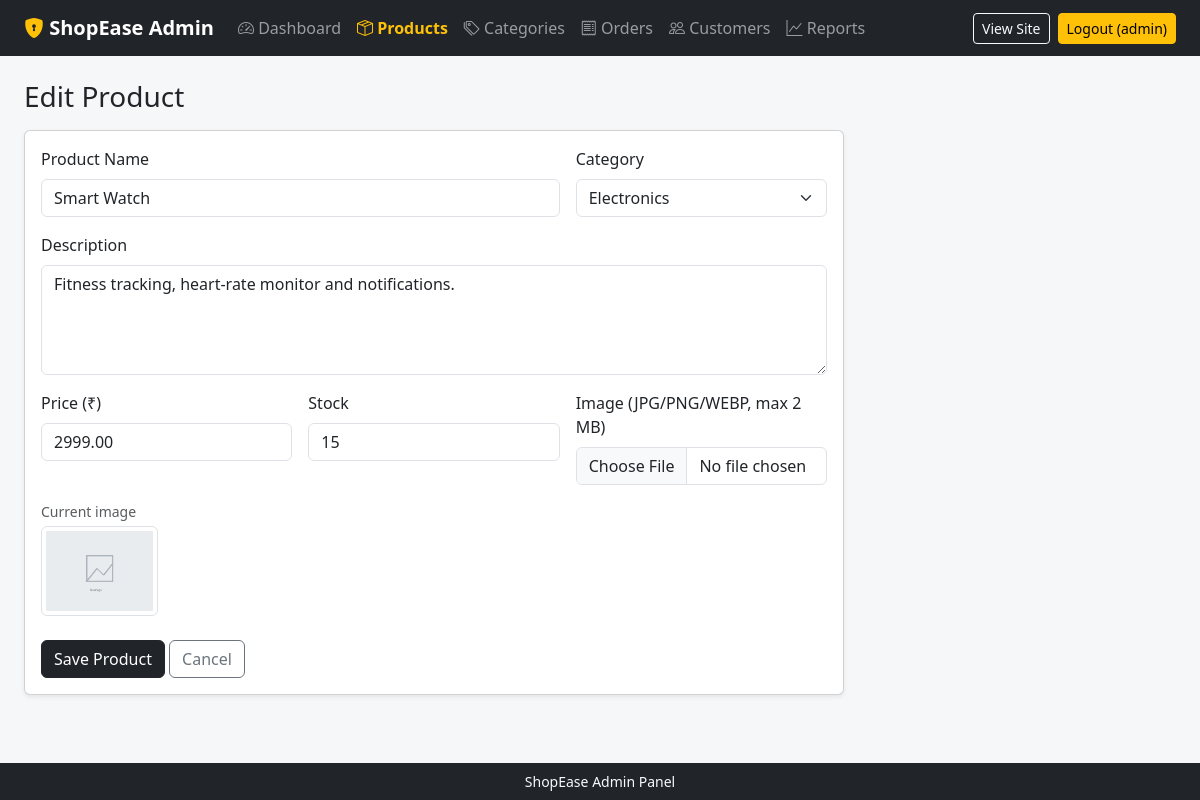
/admin/product_form.php?id=2 (signed in), run on the app's committed database.
### tables this page shows
CREATE TABLE products (
  product_id INT AUTO_INCREMENT PRIMARY KEY,
  category_id INT NOT NULL,
  product_name VARCHAR(150) NOT NULL,
  description TEXT,
  price DECIMAL(10,2) NOT NULL,
  stock INT NOT NULL DEFAULT 0,
  image VARCHAR(255) DEFAULT 'no-image.png',
  created_at TIMESTAMP DEFAULT CURRENT_TIMESTAMP,
  FOREIGN KEY (category_id) REFERENCES categories(category_id) ON DELETE CASCADE
);

CREATE TABLE categories (
  category_id INT AUTO_INCREMENT PRIMARY KEY,
  category_name VARCHAR(80) NOT NULL UNIQUE,
  description VARCHAR(255)
);

### includes/functions.php (called while the page is built, shortened)
<?php
function e($s) { return htmlspecialchars((string)$s, ENT_QUOTES, 'UTF-8'); }
function product_img($file) {
    return BASE_URL . 'assets/images/no-image.png';
}

### admin/product_form.php (the view, shortened to what this page needs)
<?php
require_once '../includes/admin_header.php';
$id = (int)($_GET['id'] ?? $_POST['product_id'] ?? 0);
$p = ['category_id' => 0, 'product_name' => '', 'description' => '', 'price' => '', 'stock' => '', 'image' => 'no-image.png'];
if ($id) {
    $stmt = $conn->prepare('SELECT * FROM products WHERE product_id = ?');
    $stmt->bind_param('i', $id);
    $stmt->execute();
    $found = $stmt->get_result()->fetch_assoc();
    $p = $found;
}
$cats = $conn->query('SELECT category_id, category_name FROM categories ORDER BY category_name')->fetch_all(MYSQLI_ASSOC);
?>
<h3 class="mb-3"><?= $id ? 'Edit Product' : 'Add Product' ?></h3>
<div class="card shadow-sm" style="max-width:820px"><div class="card-body">
<form method="post" enctype="multipart/form-data">
  <div class="row g-3">
    <div class="col-md-8"><label class="form-label">Product Name</label>
      <input type="text" name="product_name" class="form-control" value="<?= e($p['product_name']) ?>" required></div>
    <div class="col-md-4"><label class="form-label">Category</label>
      <select name="category_id" class="form-select" required>
        <?php foreach ($cats as $c): ?><option value="<?= (int)$c['category_id'] ?>" <?= $p['category_id'] == $c['category_id'] ? 'selected' : '' ?>><?= e($c['category_name']) ?></option><?php endforeach; ?>
      </select></div>
    <div class="col-12"><label class="form-label">Description</label>
      <textarea name="description" rows="4" class="form-control"><?= e($p['description']) ?></textarea></div>
    <div class="col-md-4"><label class="form-label">Price (₹)</label>
      <input type="number" step="0.01" min="0.01" name="price" class="form-control" value="<?= e($p['price']) ?>" required></div>
    <div class="col-md-4"><label class="form-label">Stock</label>
      <input type="number" min="0" name="stock" class="form-control" value="<?= e($p['stock']) ?>" required></div>
    <div class="col-md-4"><label class="form-label">Image (JPG/PNG/WEBP, max 2 MB)</label>
      <input type="file" name="image" accept=".jpg,.jpeg,.png,.webp" class="form-control"></div>
    <?php if ($id): ?><div class="col-12"><span class="small text-muted d-block mb-1">Current image</span>
      <img src="<?= e(product_img($p['image'])) ?>" height="90" class="border rounded p-1 bg-white" alt=""></div><?php endif; ?>
  </div>
  <div class="mt-4"><button class="btn btn-dark">Save Product</button> <a href="products.php" class="btn btn-outline-secondary">Cancel</a></div>
</form>
</div></div>
<?php require_once '../includes/admin_footer.php'; ?>

### assets/css/style.css (style rules this page uses)
body { background: #f6f7f9; }

### data on the page
products: product_name "Smart Watch", category_id "Electronics", description "Fitness tracking, heart-rate monitor and notifications.", price "2999.00", stock "15", image (placeholder picture)

### other printed values
SITE_NAME "ShopEase"
$label "Dashboard"
$label "Products"
$label "Categories"
$label "Orders"
$label "Customers"
$label "Reports"
$_SESSION['admin_name'] "admin"
